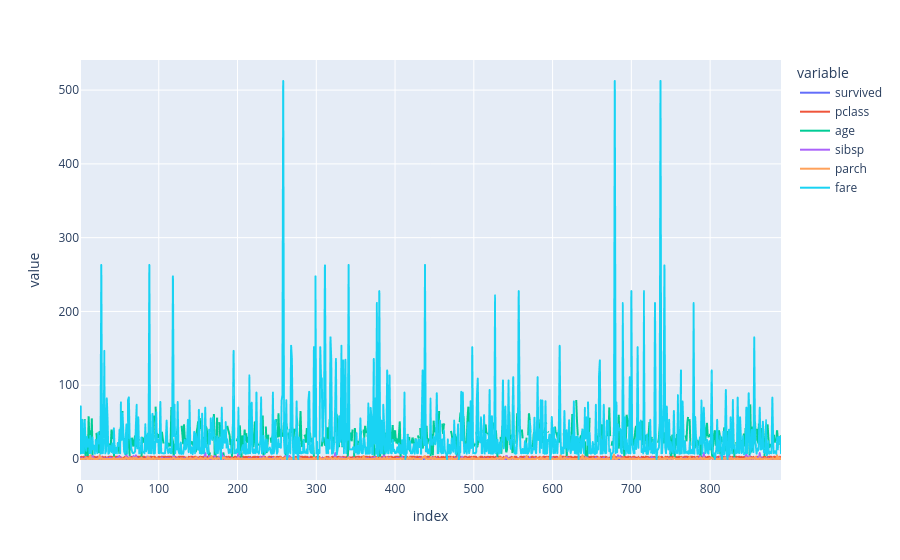

The notebook cell saved with this chart:
### Code cell
fig=px.line(df_number)
fig.show()

### Figure 1 — Plotly figure (JSON) as saved in the notebook; plotly's stock layout.template omitted (floating-point values rounded to 4 significant figures; data arrays with more than 128 entries replaced by an {"elided": "..."} marker saying what was removed)
{"data": [{"hovertemplate": "variable=survived<br>index=%{x}<br>value=%{y}<extra></extra>", "legendgroup": "survived", "line": {"color": "#636efa", "dash": "solid"}, "marker": {"symbol": "circle"}, "mode": "lines", "name": "survived", "showlegend": true, "type": "scattergl", "x": {"elided": "891 int values"}, "xaxis": "x", "y": {"elided": "891 float values"}, "yaxis": "y"}, {"hovertemplate": "variable=pclass<br>index=%{x}<br>value=%{y}<extra></extra>", "legendgroup": "pclass", "line": {"color": "#EF553B", "dash": "solid"}, "marker": {"symbol": "circle"}, "mode": "lines", "name": "pclass", "showlegend": true, "type": "scattergl", "x": {"elided": "891 int values"}, "xaxis": "x", "y": {"elided": "891 float values"}, "yaxis": "y"}, {"hovertemplate": "variable=age<br>index=%{x}<br>value=%{y}<extra></extra>", "legendgroup": "age", "line": {"color": "#00cc96", "dash": "solid"}, "marker": {"symbol": "circle"}, "mode": "lines", "name": "age", "showlegend": true, "type": "scattergl", "x": {"elided": "891 int values"}, "xaxis": "x", "y": {"elided": "891 float values"}, "yaxis": "y"}, {"hovertemplate": "variable=sibsp<br>index=%{x}<br>value=%{y}<extra></extra>", "legendgroup": "sibsp", "line": {"color": "#ab63fa", "dash": "solid"}, "marker": {"symbol": "circle"}, "mode": "lines", "name": "sibsp", "showlegend": true, "type": "scattergl", "x": {"elided": "891 int values"}, "xaxis": "x", "y": {"elided": "891 float values"}, "yaxis": "y"}, {"hovertemplate": "variable=parch<br>index=%{x}<br>value=%{y}<extra></extra>", "legendgroup": "parch", "line": {"color": "#FFA15A", "dash": "solid"}, "marker": {"symbol": "circle"}, "mode": "lines", "name": "parch", "showlegend": true, "type": "scattergl", "x": {"elided": "891 int values"}, "xaxis": "x", "y": {"elided": "891 float values"}, "yaxis": "y"}, {"hovertemplate": "variable=fare<br>index=%{x}<br>value=%{y}<extra></extra>", "legendgroup": "fare", "line": {"color": "#19d3f3", "dash": "solid"}, "marker": {"symbol": "circle"}, "mode": "lines", "name": "fare", "showlegend": true, "type": "scattergl", "x": {"elided": "891 int values"}, "xaxis": "x", "y": {"elided": "891 float values"}, "yaxis": "y"}], "layout": {"legend": {"title": {"text": "variable"}, "tracegroupgap": 0}, "margin": {"t": 60}, "xaxis": {"anchor": "y", "domain": [0, 1], "title": {"text": "index"}}, "yaxis": {"anchor": "x", "domain": [0, 1], "title": {"text": "value"}}}}
